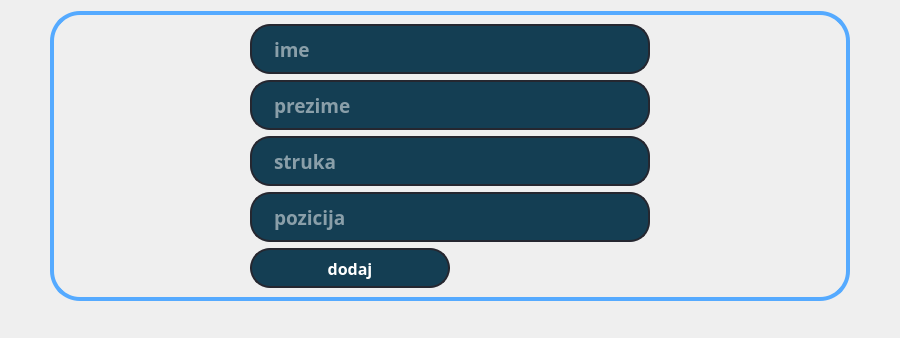
           <widget class="QWidget" name="lista_2">
            <layout class="QVBoxLayout" name="verticalLayout_6">
             <property name="leftMargin">
              <number>50</number>
             </property>
             <property name="rightMargin">
              <number>50</number>
             </property>
             <item>
              <widget class="QFrame" name="frame_3">
               <property name="styleSheet">
                <string notr="true">QFrame{
border:4px solid rgb(85, 170, 255);
border-radius:30px;
}</string>
               </property>
               <property name="frameShape">
                <enum>QFrame::NoFrame</enum>
               </property>
               <property name="frameShadow">
                <enum>QFrame::Raised</enum>
               </property>
               <layout class="QGridLayout" name="gridLayout">
                <item row="4" column="0">
                 <widget class="QLineEdit" name="R_pozicija">
                  <property name="minimumSize">
                   <size>
                    <width>300</width>
                    <height>50</height>
                   </size>
                  </property>
                  <property name="maximumSize">
                   <size>
                    <width>400</width>
                    <height>50</height>
                   </size>
                  </property>
                  <property name="font">
                   <font>
                    <family>Source Code Pro Light</family>
                    <pointsize>14</pointsize>
                    <weight>75</weight>
                    <bold>true</bold>
                   </font>
                  </property>
                  <property name="styleSheet">
                   <string notr="true">QLineEdit{
border: 2px solid rgb(37, 39,48);
border-radius:20px;
color:#FFF;
padding-left:20px;
padding-right:20px;
background-color: rgb(20, 62, 83);
}
QLineEdit:hover{
border: 2px solid rgb(30, 94, 126);
}
QLineEdit:focus{
border: 2px solid rgb(85, 170, 255);
background-color: rgb(24, 77, 104);
}</string>
                  </property>
                  <property name="text">
                   <string/>
                  </property>
                  <property name="placeholderText">
                   <string>pozicija</string>
                  </property>
                 </widget>
                </item>
                <item row="2" column="0">
                 <widget class="QLineEdit" name="R_struka">
                  <property name="minimumSize">
                   <size>
                    <width>300</width>
                    <height>50</height>
                   </size>
                  </property>
                  <property name="maximumSize">
                   <size>
                    <width>400</width>
                    <height>50</height>
                   </size>
                  </property>
                  <property name="font">
                   <font>
                    <family>Source Code Pro Light</family>
                    <pointsize>14</pointsize>
                    <weight>75</weight>
                    <bold>true</bold>
                   </font>
                  </property>
                  <property name="styleSheet">
                   <string notr="true">QLineEdit{
border: 2px solid rgb(37, 39,48);
border-radius:20px;
color:#FFF;
padding-left:20px;
padding-right:20px;
background-color: rgb(20, 62, 83);
}
QLineEdit:hover{
border: 2px solid rgb(30, 94, 126);
}
QLineEdit:focus{
border: 2px solid rgb(85, 170, 255);
background-color: rgb(24, 77, 104);
}</string>
                  </property>
                  <property name="text">
                   <string/>
                  </property>
                  <property name="placeholderText">
                   <string>struka</string>
                  </property>
                 </widget>
                </item>
                <item row="1" column="0">
                 <widget class="QLineEdit" name="R_prezime">
                  <property name="minimumSize">
                   <size>
                    <width>300</width>
                    <height>50</height>
                   </size>
                  </property>
                  <property name="maximumSize">
                   <size>
                    <width>400</width>
                    <height>50</height>
                   </size>
                  </property>
                  <property name="font">
                   <font>
                    <family>Source Code Pro Light</family>
                    <pointsize>14</pointsize>
                    <weight>75</weight>
                    <bold>true</bold>
                   </font>
                  </property>
                  <property name="styleSheet">
                   <string notr="true">QLineEdit{
border: 2px solid rgb(37, 39,48);
border-radius:20px;
color:#FFF;
padding-left:20px;
padding-right:20px;
background-color: rgb(20, 62, 83);
}
QLineEdit:hover{
border: 2px solid rgb(30, 94, 126);
}
QLineEdit:focus{
border: 2px solid rgb(85, 170, 255);
background-color: rgb(24, 77, 104);
}</string>
                  </property>
                  <property name="text">
                   <string/>
                  </property>
                  <property name="placeholderText">
                   <string>prezime</string>
                  </property>
                 </widget>
                </item>
                <item row="0" column="0">
                 <widget class="QLineEdit" name="R_ime">
                  <property name="minimumSize">
                   <size>
                    <width>300</width>
                    <height>50</height>
                   </size>
                  </property>
                  <property name="maximumSize">
                   <size>
                    <width>400</width>
                    <height>50</height>
                   </size>
                  </property>
                  <property name="font">
                   <font>
                    <family>Source Code Pro Light</family>
                    <pointsize>14</pointsize>
                    <weight>75</weight>
                    <bold>true</bold>
                   </font>
                  </property>
                  <property name="styleSheet">
                   <string notr="true">QLineEdit{
border: 2px solid rgb(37, 39,48);
border-radius:20px;
color:#FFF;
padding-left:20px;
padding-right:20px;
background-color: rgb(20, 62, 83);
}
QLineEdit:hover{
border: 2px solid rgb(30, 94, 126);
}
QLineEdit:focus{
border: 2px solid rgb(85, 170, 255);
background-color: rgb(24, 77, 104);
}</string>
                  </property>
                  <property name="text">
                   <string/>
                  </property>
                  <property name="placeholderText">
                   <string>ime</string>
                  </property>
                  <property name="clearButtonEnabled">
                   <bool>false</bool>
                  </property>
                 </widget>
                </item>
                <item row="6" column="0">
                 <widget class="QPushButton" name="dodaj">
                  <property name="minimumSize">
                   <size>
                    <width>200</width>
                    <height>40</height>
                   </size>
                  </property>
                  <property name="maximumSize">
                   <size>
                    <width>200</width>
                    <height>40</height>
                   </size>
                  </property>
                  <property name="font">
                   <font>
                    <family>Source Code Pro Semibold</family>
                    <pointsize>12</pointsize>
                    <weight>75</weight>
                    <bold>true</bold>
                   </font>
                  </property>
                  <property name="cursor">
                   <cursorShape>PointingHandCursor</cursorShape>
                  </property>
                  <property name="styleSheet">
                   <string notr="true">QPushButton{
border: 2px solid rgb(37, 39,48);
border-radius:20px;
color:#FFF;
padding-left:20px;
padding-right:20px;
background-color: rgb(20, 62, 83);
}
QPushButton:hover{
border: 2px solid rgb(30, 94, 126);
}
QPushButton:focus{
border: 2px solid rgb(85, 170, 255);
background-color: rgb(24, 77, 104);
}</string>
                  </property>
                  <property name="text">
                   <string>dodaj</string>
                  </property>
                 </widget>
                </item>
               </layout>
              </widget>
             </item>
             <item>
              <widget class="QLabel" name="error_label">
               <property name="minimumSize">
                <size>
                 <width>800</width>
                 <height>20</height>
                </size>
               </property>
               <property name="maximumSize">
                <size>
                 <width>16777215</width>
                 <height>20</height>
                </size>
               </property>
               <property name="font">
                <font>
                 <family>Source Code Pro Black</family>
                 <pointsize>10</pointsize>
                 <weight>75</weight>
                 <bold>true</bold>
                </font>
               </property>
               <property name="styleSheet">
                <string notr="true">QLabel{color : red;
border:0;
}</string>
               </property>
               <property name="text">
                <string/>
               </property>
               <property name="alignment">
                <set>Qt::AlignCenter</set>
               </property>
              </widget>
             </item>
            </layout>
           </widget>
